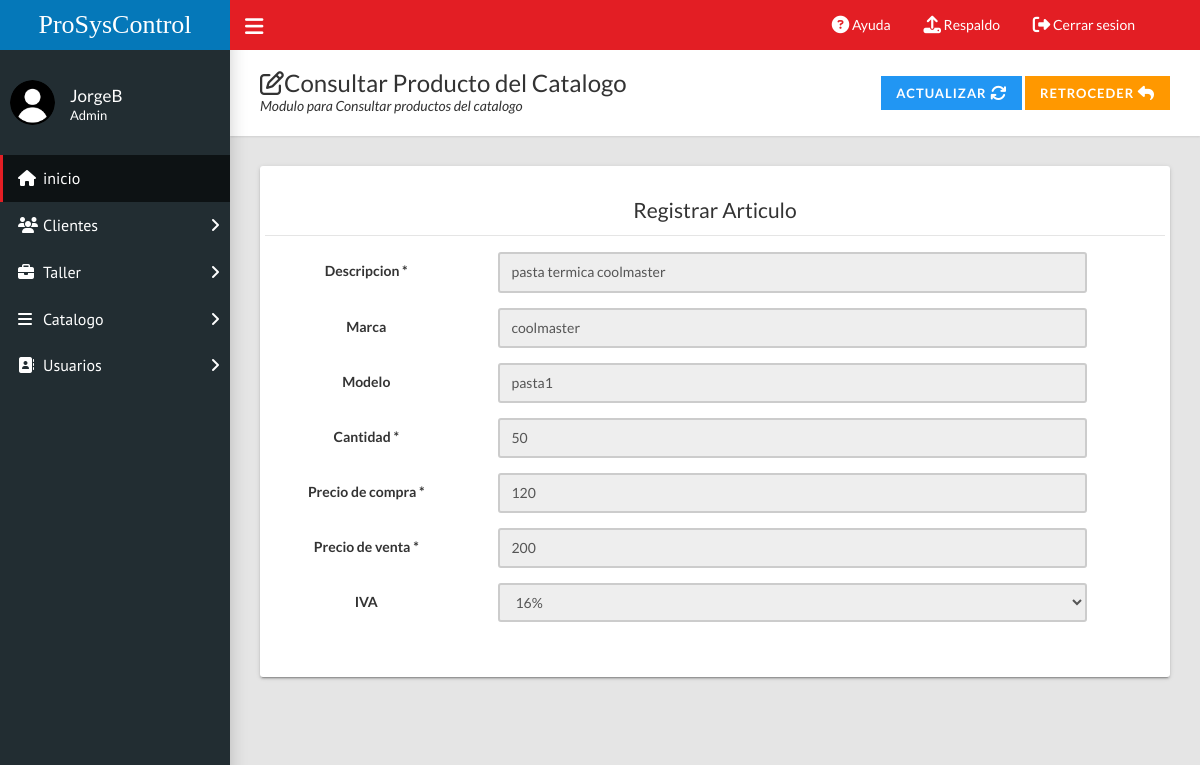
/home.php?c=catalogo&a=FormConsultar&id=2 (signed in), run on the app's committed database.
### tables this page shows
CREATE TABLE `catalogo` (
  `idProducto` int(11) NOT NULL,
  `descripcion` varchar(100) NOT NULL,
  `marca` varchar(50) NOT NULL,
  `modelo` varchar(50) NOT NULL,
  `cantidad` int(11) NOT NULL,
  `precioCompra` float(10,2) NOT NULL,
  `precioVenta` float(10,2) NOT NULL,
  `iva` int(11) NOT NULL
);

### controladores/catalogo.controlador.php (called while the page is built, shortened)
<?php
require_once "modelos/catalogo.php";
class CatalogoControlador{
    private $modelo;
    public function __CONSTRUCT(){
        $this->modelo = new Catalogo;
    }
    public function FormConsultar(){
        $titulo="Consultar";
        $catalogoSQL = new Catalogo();
        if(isset($_GET['id'])){
            $catalogoSQL=$this->modelo->Obtener($_GET['id']);
        }
        require_once "vistas/encabezado.php";
        require_once "vistas/catalogo/consulta_Catalogo.php";
        require_once "vistas/pie.php";
    }
}

### modelos/database.php (called while the page is built, shortened)
<?php
class Database{
    public static function Conectar(){
        try{
            $conexion = new PDO("mysql:host=".self::servidor.";dbname=".self::nombrebd.";charset=utf8", self::usuariobd,
            self::clave);
            $conexion -> setAttribute(PDO::ATTR_ERRMODE, PDO::ERRMODE_EXCEPTION);
            return $conexion;
        }catch(PDOException $e){
            return "Fallo " .$e->getMessage();
        }
    }
}

### modelos/catalogo.php (called while the page is built, shortened)
<?php
class Catalogo{
    private $pdo;
    private $id;
    private $descripcion;
    private $marca;
    private $modelo;
    private $cantidad;
    private $precioCompra;
    private $precioVenta;
    public function __CONSTRUCT(){
        $this->pdo = Database::Conectar();
    }
    public function getId() : ?int{
        return $this->id;
    }
    public function setId(int $id){
        $this->id = $id;
    }
    public function getDescripcion() : ?string{
        return $this->descripcion;
    }
    public function setDescripcion(string $descripcion){
        $this->descripcion = $descripcion;
    }
    public function getMarca() : ?string{
        return $this->marca;
    }
    public function setMarca(string $marca){
        $this->marca = $marca;
    }
    public function getModelo() : ?string{
        return $this->modelo;
    }
    public function setModelo(string $modelo){
        $this->modelo = $modelo;
    }
    public function getCantidad() : ?int{
        return $this->cantidad;
    }
    public function setCantidad(int $cantidad){
        $this->cantidad = $cantidad;
    }
    public function getPrecioCompra() : ?float{
        return $this->precioCompra;
    }
    public function setPrecioCompra(float $precioCompra){
        $this->precioCompra = $precioCompra;
    }
    public function getPrecioVenta() : ?float{
        return $this->precioVenta;
    }
    public function setPrecioVenta(float $precioVenta){
        $this->precioVenta = $precioVenta;
    }
    public function Obtener($nombre){
        try{
            $consulta = $this ->pdo ->prepare("SELECT * FROM catalogo WHERE idProducto=?;");
            $consulta->execute(array($nombre));
            $reCatalogo=$consulta->fetch(PDO::FETCH_OBJ);
            $catalogoSQL=new Catalogo();
            $catalogoSQL->setId($reCatalogo->idProducto);
            $catalogoSQL->setDescripcion($reCatalogo->descripcion);
            $catalogoSQL->setMarca($reCatalogo->marca);
            $catalogoSQL->setModelo($reCatalogo->modelo);
            $catalogoSQL->setCantidad($reCatalogo->cantidad);
            $catalogoSQL->setPrecioCompra($reCatalogo->precioCompra);
            $catalogoSQL->setPrecioVenta($reCatalogo->precioVenta);
            $catalogoSQL->setIva($reCatalogo->iva);
            return $catalogoSQL;
        }catch(Exception $excepcion){
            die($excepcion->getMessage());
        }
    }
}

### vistas/catalogo/consulta_Catalogo.php (the view, shortened to what this page needs)
<div class="content-wrapper">
  <div class="page-title">
    <div>
      <h1><i class="fa fa-edit"></i><?= $titulo ?> Producto del Catalogo</h1>
      <p>Modulo para <?= $titulo ?> productos del catalogo</p>
    </div>
    <div>
      <a class="btn btn-info btn-flat" href="?c=catalogo&a=FormCrear&id=<?= $catalogoSQL->getId() ?>">Actualizar <i class="fa fa-lg fa-refresh"></i></a>
      <a class="btn btn-warning btn-flat" href="?c=catalogo">Retroceder <i class="fa fa-lg fa-reply"></i></a>
    </div>
  </div>
  <div class="row">
    <div class="col-md-12">
      <div class="card">
        <div class="row">
          <div class="well bs-component">
            <form class="form-horizontal" method="POST" action="?c=catalogo&a=Guardar">
              <fieldset>
                <legend class="control-label">Registrar Articulo</legend>
                <div class="form-group">
                  <div class="col-lg-10">
                  </div>
                </div>
                <div class="form-group">
                  <label class="control-label col-md-3" for="Descripcion">Descripcion *</label>
                  <div class="col-md-8">
                    <input class="form-control" name="descripcion" id="descripcion" type="text" placeholder="Introduce la descripcion del producto" value="<?= $catalogoSQL->getDescripcion() ?>" onkeyup="mayus(this); handleSubmit();" maxlength="100" min="1" onkeypress="return ((event.charCode >= 65 && event.charCode <= 90) || (event.charCode >= 48 && event.charCode <= 57) || (event.charCode >= 97 && event.charCode <= 122) || (event.charCode == 32))" disabled />
                  </div>
                </div>
                <div class="form-group">
                  <label class="control-label col-md-3" for="Marca">Marca</label>
                  <div class="col-md-8">
                    <input class="form-control" disabled name="marca" id="marca" type="text" placeholder="Agrega la marca del producto" value="<?= $catalogoSQL->getMarca() ?>" onkeyup="mayus(this); handleSubmit();" maxlength="30" min="1" onkeypress="return ((event.charCode >= 65 && event.charCode <= 90) || (event.charCode >= 48 && event.charCode <= 57) || (event.charCode >= 97 && event.charCode <= 122) || (event.charCode == 32))"  />
                  </div>
                </div>
                <div class="form-group">
                  <label class="control-label col-md-3" for="Modelo">Modelo</label>
                  <div class="col-md-8">
                    <input class="form-control" disabled name="modelo" id="modelo" type="text" placeholder="Agrega el modelo del producto" value="<?= $catalogoSQL->getModelo() ?>" onkeyup="mayus(this); handleSubmit();" maxlength="30" min="1" onkeypress="return ((event.charCode >= 65 && event.charCode <= 90) || (event.charCode >= 48 && event.charCode <= 57) || (event.charCode >= 97 && event.charCode <= 122) || (event.charCode == 32)  )" />
                  </div>
                </div>
                <div class="form-group">
                  <label class="control-label col-md-3" for="Cantidad">Cantidad *</label>
                  <div class="col-md-8">
                    <input class="form-control" disabled name="cantidad" id="cantidad" type="text" placeholder="Agrega la cantidad" value="<?= $catalogoSQL->getCantidad() ?>" onchange="handleSubmit()" maxlength="6" min="1" onkeypress="return ((event.charCode == 46) || (event.charCode == 44) || (event.charCode >= 48 && event.charCode <= 57))" />
                  </div>
                </div>
                <div class="form-group">
                  <label class="control-label col-md-3" for="PrecioCompra">Precio de compra *</label>
                  <div class="col-md-8">
                    <input class="form-control" disabled name="precioCompra" id="preciocompratxt" type="text" placeholder="Agrega el precio de compra" value="<?= $catalogoSQL->getPrecioCompra() ?>" onchange="handleSubmit()" maxlength="12" min="1" onkeypress="return ((event.charCode == 46) || (event.charCode == 44) || (event.charCode >= 48 && event.charCode <= 57))" />
                  </div>
                </div>
                <div class="form-group">
                  <label class="control-label col-md-3" for="PrecioVenta">Precio de venta *</label>
                  <div class="col-md-8">
                    <input class="form-control" disabled name="precioVenta" id="precioventatxt" type="text" placeholder="Agrega el precio de venta" value="<?= $catalogoSQL->getPrecioVenta() ?>" maxlength="12" min="1" onchange="handleSubmit()" onkeypress="return ((event.charCode == 46) || (event.charCode == 44) || (event.charCode >= 48 && event.charCode <= 57))" />
                  </div>
                </div>
                <div class="form-group">
                  <label class="control-label col-md-3" for="Iva">IVA</label>
                  <div class="col-md-8">
                    <select class="form-control" disabled id="impuestolista" name="iva" onchange="handleSubmit()">
                      <option value="16" selected="true">16%</option>
                    </select><br>
                  </div>
                </div>
          </div>
        </div>
      </div>
    </div>

### data on the page
catalogo: descripcion "pasta termica coolmaster", marca "coolmaster", modelo "pasta1", cantidad "50", precioCompra "120", precioVenta "200"

### other printed values
$usuario "JorgeB"
$_SESSION['tipoUsuario'] "Admin"
$titulo "Consultar"
